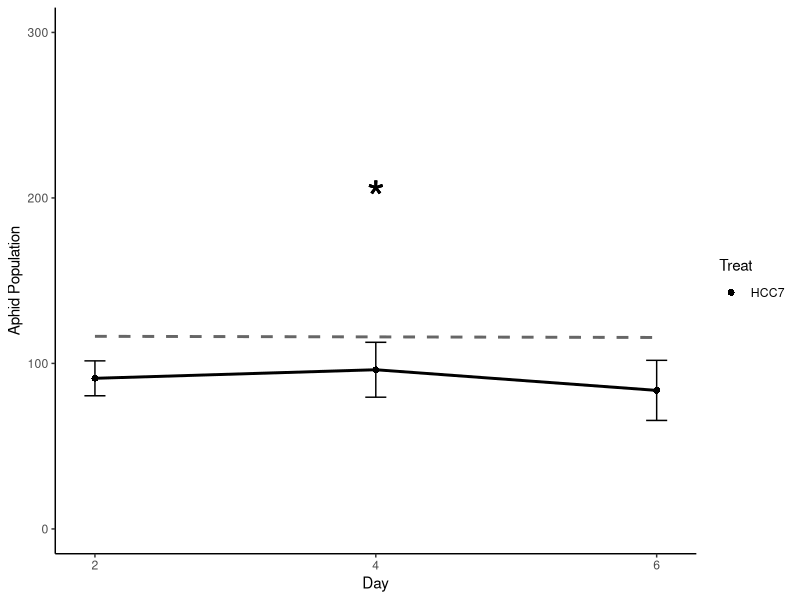
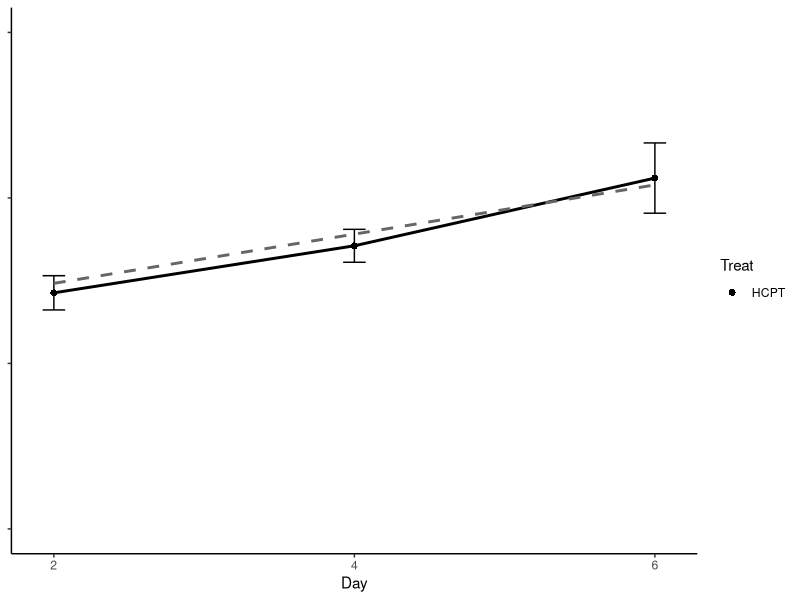
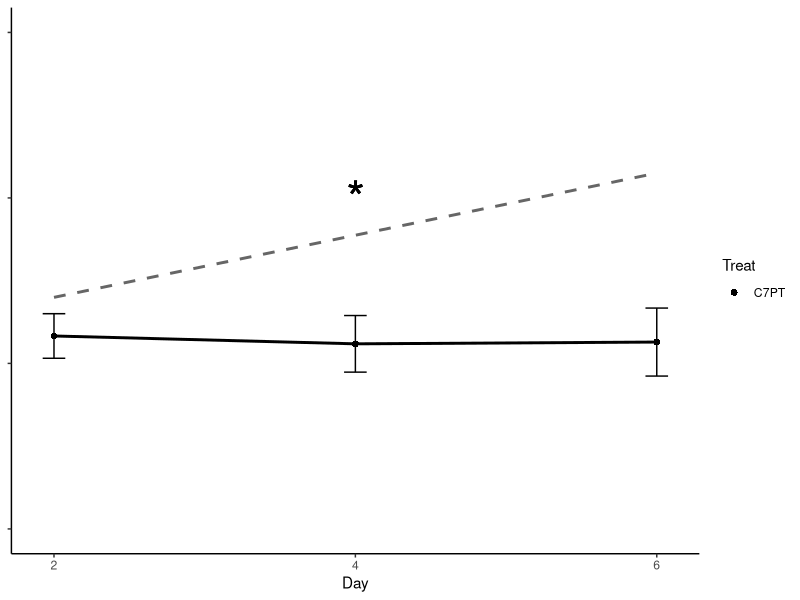
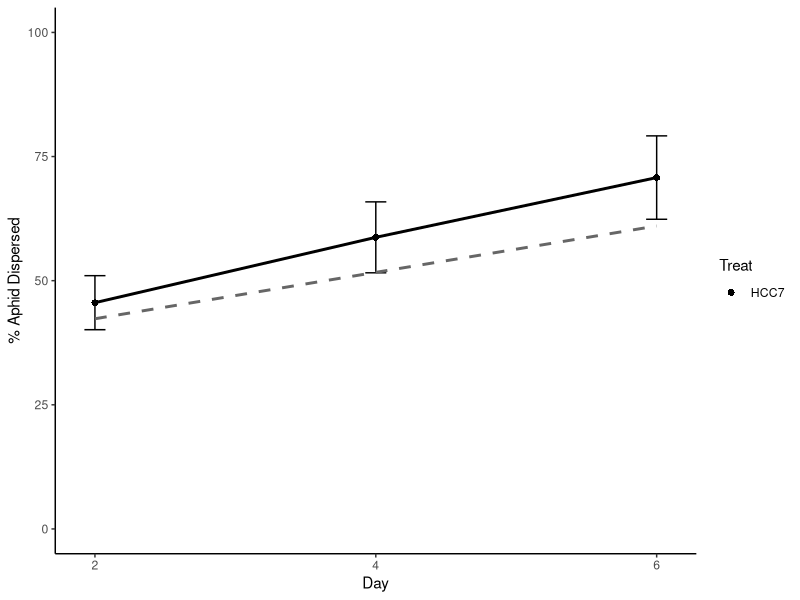
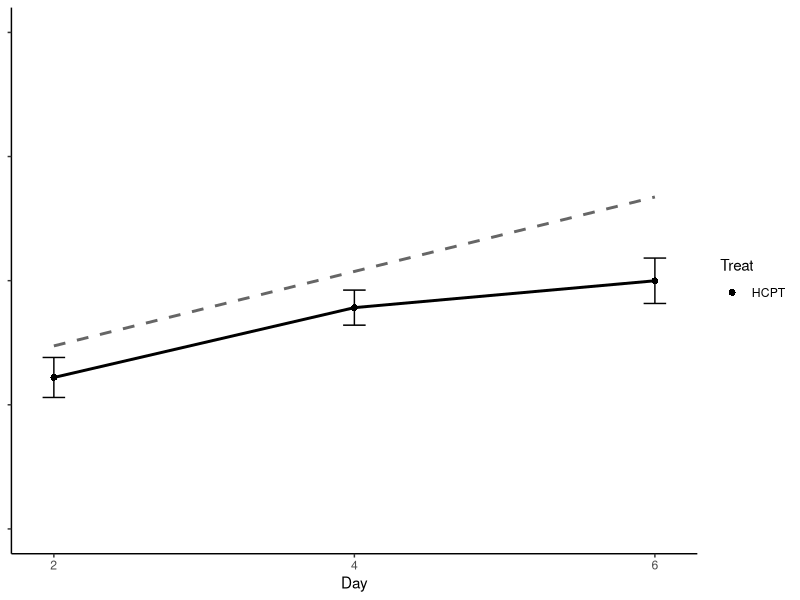
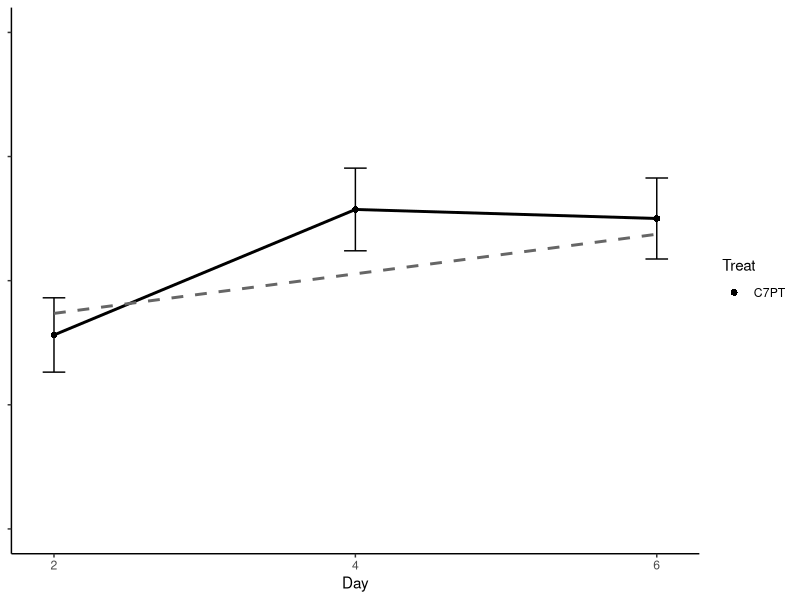
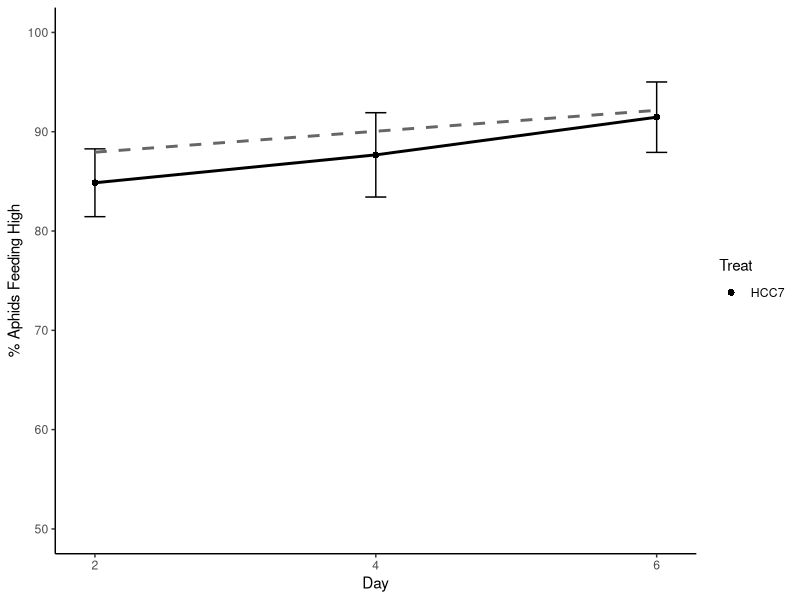
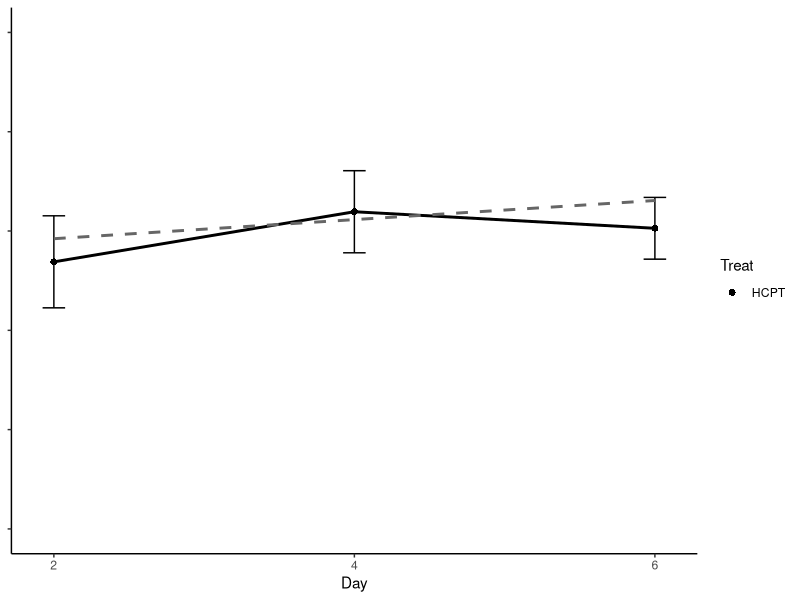

Here is the R script that generated these plots, in order:
# P Div Script for Expected Values to plot for aphid responses


library(tidyverse)
library(plotrix)
library(lme4)
library(car)
library(emmeans)
library(ggpubr)

basedata <- read.csv("../data/Pdiv_cleaned.csv", header = T, sep = ",")

basedata <- basedata %>% 
  mutate(proptop = if_else(Adtot == 0, nymtop,(((adtop*Adtot)+(nymtop*Nymtot))/Poptot)),
         offprop = (1-centprop))
head(basedata)

# 1/25/2021 New Test for values for expected lines
# Species Split time Data now
HCC7data.full <- basedata %>% 
  filter(Treat == "HCHC" | Treat == "C7C7" | Treat == "HCC7") %>% 
  dplyr::select(-addist,-nymdist,-centtot,centprop,-propcol)

HCPTdata.full <- basedata %>% 
  filter(Treat == "HCHC" | Treat == "PTPT" | Treat == "HCPT") %>% 
  dplyr::select(-addist,-nymdist,-centtot,centprop,-propcol)

C7PTdata.full <- basedata %>% 
  filter(Treat == "C7C7" | Treat == "PTPT" | Treat == "C7PT") %>% 
  dplyr::select(-addist,-nymdist,-centtot,centprop,-propcol)
# New Ben mini-function for expected data
exp_function <- function(data,pred12,pred1,pred2,value){
  
  # Calculate single species group averages and halve
  pred_halfsum_2 <- (mean((data %>% filter(Treat == pred1 & Day == 2))[,value])+
                       mean((data %>% filter(Treat == pred2& Day == 2))[,value]))/2
  
  pred_halfsum_4 <- (mean((data %>% filter(Treat == pred1 & Day == 4))[,value])+
                       mean((data %>% filter(Treat == pred2& Day == 4))[,value]))/2
  
  pred_halfsum_6 <- (mean((data %>% filter(Treat == pred1 & Day == 6))[,value])+
                       mean((data %>% filter(Treat == pred2& Day == 6))[,value]))/2
  
  full_frame <- data.frame(c(2,4,6), c(pred_halfsum_2,pred_halfsum_4,pred_halfsum_6))
  names(full_frame) <- c("Day", "response")
  return(full_frame)
 
}

HCC7popday <- exp_function(data = HCC7data.full,
                        pred12 = "HCC7", pred1 = "HCHC", pred2 = "C7C7", value = "Poptot")
HCPTpopday <- exp_function(data = HCPTdata.full, 
                        pred12 = "HCPT", pred1 = "HCHC", pred2 = "PTPT", value = "Poptot")
C7PTpopday <- exp_function(data = C7PTdata.full, 
                        pred12 = "C7PT", pred1 = "C7C7", pred2 = "PTPT", value = "Poptot")
HCC7popday
HCPTpopday
C7PTpopday

HCC7dispday <- exp_function(data = HCC7data.full,
                    pred12 = "HCC7", pred1 = "HCHC", pred2 = "C7C7", value = "offprop")
HCPTdispday <- exp_function(data = HCPTdata.full, 
                      pred12 = "HCPT", pred1 = "HCHC", pred2 = "PTPT", value = "offprop")
C7PTdispday <- exp_function(data = C7PTdata.full, 
                           pred12 = "C7PT", pred1 = "C7C7", pred2 = "PTPT", value = "offprop")
HCC7dispday
HCPTdispday
C7PTdispday

HCC7topday <- exp_function(data = HCC7data.full,
                            pred12 = "HCC7", pred1 = "HCHC", pred2 = "C7C7", value = "proptop")
HCPTtopday <- exp_function(data = HCPTdata.full, 
                            pred12 = "HCPT", pred1 = "HCHC", pred2 = "PTPT", value = "proptop")
C7PTtopday <- exp_function(data = C7PTdata.full, 
                            pred12 = "C7PT", pred1 = "C7C7", pred2 = "PTPT", value = "proptop")
HCC7topday
HCPTtopday
C7PTtopday

# Working on multi-panel expected vs observed results

pdiv_aphdata <- basedata %>% 
  group_by(Treat,Day) %>% 
  filter(!is.na(Adtot), !is.na(Nymtot),!is.na(adtop)) %>% 
  dplyr::summarize(mean_pop = mean(Adtot+Nymtot),popSE = std.error(Adtot+Nymtot),
                   mean_top = mean(proptop), topSE = std.error(proptop),
                   mean_disp = mean(offprop), dispSE = std.error(offprop))

pd = position_dodge(.1)
pdiv_aphdata$Treat = factor(pdiv_aphdata$Treat, levels = c("Control", "HCHC", "C7C7", "PTPT", "HCC7", "HCPT", "C7PT"))

# Pop
# If visualizing points is ever wanted (I think it's too busy)
# geom_point(data = HCC7data.full %>% filter(Treat == "HCC7"), aes(x = Day, y = Poptot)) +

HCC7pop_plot <- ggplot(pdiv_aphdata %>%  filter(Treat == "HCC7"), aes(x=Day, y=mean_pop)) +            
  geom_line(size = 1, position=pd) +
  geom_point(size = 2, position=pd, aes(shape = Treat)) + 
  geom_text(label = "*", aes(x = 4, y = 200), size = 12)+ # indicating significance according to LRT
  geom_errorbar(aes(ymin=mean_pop-popSE, ymax=mean_pop+popSE), width=.15, position = pd) +
  geom_smooth(mapping = aes(x = Day, y = response), data = HCC7popday, formula = y ~x, size = 1, color = "grey40", linetype = "dashed", method = "glm",se = F) +
  theme_classic() + ylim(0,300) + scale_x_continuous(breaks = c(2,4,6))+labs(y = "Aphid Population") 
HCC7pop_plot

HCPTpop_plot <- ggplot(pdiv_aphdata %>%  filter(Treat == "HCPT"), aes(x=Day, y=mean_pop)) +            
  geom_line(size = 1, position=pd) +
  geom_point(size = 2, position=pd, aes(shape = Treat)) +  
  geom_errorbar(aes(ymin=mean_pop-popSE, ymax=mean_pop+popSE), width=.15, position = pd) +
  geom_smooth(mapping = aes(x = Day, y = response), data = HCPTpopday, formula = y ~x, size = 1, color = "grey40", linetype = "dashed", method = "glm",se = F) +
  theme_classic() + ylim(0,300) + scale_x_continuous(breaks = c(2,4,6))+theme(axis.text.y = element_blank(),axis.title.y = element_blank())
HCPTpop_plot

C7PTpop_plot <- ggplot(pdiv_aphdata %>%  filter(Treat == "C7PT"), aes(x=Day, y=mean_pop)) +            
  geom_line(size = 1, position=pd) +
  geom_point(size = 2, position=pd, aes(shape = Treat)) +  
  geom_text(label = "*", aes(x = 4, y = 200), size = 12)+ # indicating significance according to LRT
  geom_errorbar(aes(ymin=mean_pop-popSE, ymax=mean_pop+popSE), width=.15, position = pd) +
  geom_smooth(mapping = aes(x = Day, y = response), data = C7PTpopday, formula = y ~x, size = 1, color = "grey40", linetype = "dashed", method = "glm",se = F) +
  theme_classic() + ylim(0,300) + scale_x_continuous(breaks = c(2,4,6))+theme(axis.text.y = element_blank(),axis.title.y = element_blank())
C7PTpop_plot


# Disp
HCC7disp_plot <- ggplot(pdiv_aphdata %>%  filter(Treat == "HCC7"), aes(x=Day, y=mean_disp*100)) +            
  geom_line(size = 1, position=pd) +
  geom_point(size = 2, position=pd, aes(shape = Treat)) +  
  geom_errorbar(aes(ymin=mean_disp*100-dispSE*100, ymax=mean_disp*100+dispSE*100), width=.15, position = pd) +
  geom_smooth(mapping = aes(x = Day, y = response*100), data = HCC7dispday, formula = y ~x, size = 1, color = "grey40", linetype = "dashed", method = "glm",se = F) +
  theme_classic() + ylim(0,100) + scale_x_continuous(breaks = c(2,4,6)) +labs(y = "% Aphid Dispersed")
HCC7disp_plot

HCPTdisp_plot <- ggplot(pdiv_aphdata %>%  filter(Treat == "HCPT"), aes(x=Day, y=mean_disp*100)) +            
  geom_line(size = 1, position=pd) +
  geom_point(size = 2, position=pd, aes(shape = Treat)) +  
  geom_errorbar(aes(ymin=mean_disp*100-dispSE*100, ymax=mean_disp*100+dispSE*100), width=.15, position = pd) +
  geom_smooth(mapping = aes(x = Day, y = response*100), data = HCPTdispday, formula = y ~x, size = 1, color = "grey40", linetype = "dashed", method = "glm",se = F) +
  theme_classic() + ylim(0,100) + scale_x_continuous(breaks = c(2,4,6)) +theme(axis.text.y = element_blank(),axis.title.y = element_blank())
HCPTdisp_plot

C7PTdisp_plot <- ggplot(pdiv_aphdata %>%  filter(Treat == "C7PT"), aes(x=Day, y=mean_disp*100)) +            
  geom_line(size = 1, position=pd) +
  geom_point(size = 2, position=pd, aes(shape = Treat)) +  
  geom_errorbar(aes(ymin=mean_disp*100-dispSE*100, ymax=mean_disp*100+dispSE*100), width=.15, position = pd) +
  geom_smooth(mapping = aes(x = Day, y = response*100), data = C7PTdispday, formula = y ~x, size = 1, color = "grey40", linetype = "dashed", method = "glm",se = F) +
  theme_classic() + ylim(0,100) + scale_x_continuous(breaks = c(2,4,6)) +theme(axis.text.y = element_blank(),axis.title.y = element_blank())
C7PTdisp_plot


# top
HCC7top_plot <- ggplot(pdiv_aphdata %>%  filter(Treat == "HCC7"), aes(x=Day, y=mean_top*100)) +            
  geom_line(size = 1, position=pd) +
  geom_point(size = 2, position=pd, aes(shape = Treat)) +  
  geom_errorbar(aes(ymin=mean_top*100-topSE*100, ymax=mean_top*100+topSE*100), width=.15, position = pd) +
  geom_smooth(mapping = aes(x = Day, y = response*100), data = HCC7topday, formula = y ~x, size = 1, color = "grey40", linetype = "dashed", method = "glm",se = F) +
  theme_classic() + ylim(50,100) + scale_x_continuous(breaks = c(2,4,6)) +labs(y = "% Aphids Feeding High")
HCC7top_plot

HCPTtop_plot <- ggplot(pdiv_aphdata %>%  filter(Treat == "HCPT"), aes(x=Day, y=mean_top*100)) +            
  geom_line(size = 1, position=pd) +
  geom_point(size = 2, position=pd, aes(shape = Treat)) +  
  geom_errorbar(aes(ymin=mean_top*100-topSE*100, ymax=mean_top*100+topSE*100), width=.15, position = pd) +
  geom_smooth(mapping = aes(x = Day, y = response*100), data = HCPTtopday, formula = y ~x, size = 1, color = "grey40", linetype = "dashed", method = "glm",se = F) +
  theme_classic() + ylim(50,100) + scale_x_continuous(breaks = c(2,4,6)) +theme(axis.text.y = element_blank(),axis.title.y = element_blank())
HCPTtop_plot

C7PTtop_plot <- ggplot(pdiv_aphdata %>%  filter(Treat == "C7PT"), aes(x=Day, y=mean_top*100)) +            
  geom_line(size = 1, position=pd) +
  geom_point(size = 2, position=pd, aes(shape = Treat)) +  
  geom_errorbar(aes(ymin=mean_top*100-topSE*100, ymax=mean_top*100+topSE*100), width=.15, position = pd) +
  geom_smooth(mapping = aes(x = Day, y = response*100), data = C7PTtopday, formula = y ~x, size = 1, color = "grey40", linetype = "dashed", method = "glm",se = F) +
  theme_classic() + ylim(50,100) + scale_x_continuous(breaks = c(2,4,6)) +theme(axis.text.y = element_blank(),axis.title.y = element_blank())
C7PTtop_plot

obs_exp_figure <- ggarrange(
HCC7pop_plot,HCPTpop_plot,C7PTpop_plot,
HCC7disp_plot,HCPTdisp_plot,C7PTdisp_plot,
HCC7top_plot,HCPTtop_plot,C7PTtop_plot,
ncol = 3, nrow = 3, legend = "none", common.legend = T, align = "v",
labels = c("HCC7","HCPT", "C7PT","HCC7","HCPT", "C7PT","HCC7","HCPT", "C7PT"),
hjust = -1.5, vjust = 11, font.label = list(size = 12))

ggsave("../Figures/Figure_S1.png", obs_exp_figure, width = 9, height = 6) 



# With Control Line Added 
# RUN THESE TWO SEPARATELY!!!!

# Pop
# If visualizing points is ever wanted (I think it's too busy)
# geom_point(data = HCC7data.full %>% filter(Treat == "HCC7"), aes(x = Day, y = Poptot)) +

HCC7pop_plot <- ggplot(pdiv_aphdata %>%  filter(Treat == "HCC7"), aes(x=Day, y=mean_pop)) +            
  geom_line(size = 1, position=pd) +
  geom_point(size = 2, position=pd, aes(shape = Treat)) + 
  geom_errorbar(aes(ymin=mean_pop-popSE, ymax=mean_pop+popSE), width=.15, position = pd) +
  geom_smooth(mapping = aes(x = Day, y = response), data = HCC7popday, formula = y ~x, size = 1, color = "grey40", linetype = "dashed", method = "glm",se = F) +
  theme_classic() + ylim(0,400) + scale_x_continuous(breaks = c(2,4,6))+labs(y = "Aphid Population") +
  geom_line(data = pdiv_aphdata %>% filter(Treat == "Control"), aes(x=Day, y = mean_pop ),color = "grey60")+
  geom_point(data = pdiv_aphdata %>% filter(Treat == "Control"), size = 2, position=pd, aes(x=Day, y = mean_pop),color = "grey60") + 
  geom_errorbar(data = pdiv_aphdata %>% filter(Treat == "Control"), aes(ymin=mean_pop-popSE, ymax=mean_pop+popSE), width=.15, position = pd,color = "grey60")


HCC7pop_plot

HCPTpop_plot <- ggplot(pdiv_aphdata %>%  filter(Treat == "HCPT"), aes(x=Day, y=mean_pop)) +            
  geom_line(size = 1, position=pd) +
  geom_point(size = 2, position=pd, aes(shape = Treat)) +  
  geom_errorbar(aes(ymin=mean_pop-popSE, ymax=mean_pop+popSE), width=.15, position = pd) +
  geom_smooth(mapping = aes(x = Day, y = response), data = HCPTpopday, formula = y ~x, size = 1, color = "grey40", linetype = "dashed", method = "glm",se = F) +
  theme_classic() + ylim(0,400) + scale_x_continuous(breaks = c(2,4,6))+theme(axis.text.y = element_blank(),axis.title.y = element_blank())+
  geom_line(data = pdiv_aphdata %>% filter(Treat == "Control"), aes(x=Day, y = mean_pop ),color = "grey60")+
  geom_point(data = pdiv_aphdata %>% filter(Treat == "Control"), size = 2, position=pd, aes(x=Day, y = mean_pop),color = "grey60") + 
  geom_errorbar(data = pdiv_aphdata %>% filter(Treat == "Control"), aes(ymin=mean_pop-popSE, ymax=mean_pop+popSE), width=.15, position = pd,color = "grey60")

HCPTpop_plot

C7PTpop_plot <- ggplot(pdiv_aphdata %>%  filter(Treat == "C7PT"), aes(x=Day, y=mean_pop)) +            
  geom_line(size = 1, position=pd) +
  geom_point(size = 2, position=pd, aes(shape = Treat)) +  
  geom_errorbar(aes(ymin=mean_pop-popSE, ymax=mean_pop+popSE), width=.15, position = pd) +
  geom_smooth(mapping = aes(x = Day, y = response), data = C7PTpopday, formula = y ~x, size = 1, color = "grey40", linetype = "dashed", method = "glm",se = F) +
  theme_classic() + ylim(0,400) + scale_x_continuous(breaks = c(2,4,6))+theme(axis.text.y = element_blank(),axis.title.y = element_blank())+
  geom_line(data = pdiv_aphdata %>% filter(Treat == "Control"), aes(x=Day, y = mean_pop ),color = "grey60")+
  geom_point(data = pdiv_aphdata %>% filter(Treat == "Control"), size = 2, position=pd, aes(x=Day, y = mean_pop),color = "grey60") + 
  geom_errorbar(data = pdiv_aphdata %>% filter(Treat == "Control"), aes(ymin=mean_pop-popSE, ymax=mean_pop+popSE), width=.15, position = pd,color = "grey60")

C7PTpop_plot


# Disp
HCC7disp_plot <- ggplot(pdiv_aphdata %>%  filter(Treat == "HCC7"), aes(x=Day, y=mean_disp*100)) +            
  geom_line(size = 1, position=pd) +
  geom_point(size = 2, position=pd, aes(shape = Treat)) +  
  geom_errorbar(aes(ymin=mean_disp*100-dispSE*100, ymax=mean_disp*100+dispSE*100), width=.15, position = pd) +
  geom_smooth(mapping = aes(x = Day, y = response*100), data = HCC7dispday, formula = y ~x, size = 1, color = "grey40", linetype = "dashed", method = "glm",se = F) +
  theme_classic() + ylim(0,100) + scale_x_continuous(breaks = c(2,4,6)) +labs(y = "% Aphid Dispersed") +
  geom_line(data = pdiv_aphdata %>% filter(Treat == "Control"), aes(x=Day, y = mean_disp*100 ),color = "grey60")+
  geom_point(data = pdiv_aphdata %>% filter(Treat == "Control"), size = 2, position=pd, aes(x=Day, y = mean_disp*100),color = "grey60") + 
  geom_errorbar(data = pdiv_aphdata %>% filter(Treat == "Control"), aes(ymin=mean_disp*100-dispSE*100, ymax=mean_disp*100+dispSE*100), width=.15, position = pd,color = "grey60")
HCC7disp_plot

HCPTdisp_plot <- ggplot(pdiv_aphdata %>%  filter(Treat == "HCPT"), aes(x=Day, y=mean_disp*100)) +            
  geom_line(size = 1, position=pd) +
  geom_point(size = 2, position=pd, aes(shape = Treat)) +  
  geom_errorbar(aes(ymin=mean_disp*100-dispSE*100, ymax=mean_disp*100+dispSE*100), width=.15, position = pd) +
  geom_smooth(mapping = aes(x = Day, y = response*100), data = HCPTdispday, formula = y ~x, size = 1, color = "grey40", linetype = "dashed", method = "glm",se = F) +
  theme_classic() + ylim(0,100) + scale_x_continuous(breaks = c(2,4,6)) +theme(axis.text.y = element_blank(),axis.title.y = element_blank())+
  geom_line(data = pdiv_aphdata %>% filter(Treat == "Control"), aes(x=Day, y = mean_disp*100 ),color = "grey60")+
  geom_point(data = pdiv_aphdata %>% filter(Treat == "Control"), size = 2, position=pd, aes(x=Day, y = mean_disp*100),color = "grey60") + 
  geom_errorbar(data = pdiv_aphdata %>% filter(Treat == "Control"), aes(ymin=mean_disp*100-dispSE*100, ymax=mean_disp*100+dispSE*100), width=.15, position = pd,color = "grey60")
HCPTdisp_plot

C7PTdisp_plot <- ggplot(pdiv_aphdata %>%  filter(Treat == "C7PT"), aes(x=Day, y=mean_disp*100)) +            
  geom_line(size = 1, position=pd) +
  geom_point(size = 2, position=pd, aes(shape = Treat)) +  
  geom_errorbar(aes(ymin=mean_disp*100-dispSE*100, ymax=mean_disp*100+dispSE*100), width=.15, position = pd) +
  geom_smooth(mapping = aes(x = Day, y = response*100), data = C7PTdispday, formula = y ~x, size = 1, color = "grey40", linetype = "dashed", method = "glm",se = F) +
  theme_classic() + ylim(0,100) + scale_x_continuous(breaks = c(2,4,6)) +theme(axis.text.y = element_blank(),axis.title.y = element_blank())+
  geom_line(data = pdiv_aphdata %>% filter(Treat == "Control"), aes(x=Day, y = mean_disp*100 ),color = "grey60")+
  geom_point(data = pdiv_aphdata %>% filter(Treat == "Control"), size = 2, position=pd, aes(x=Day, y = mean_disp*100),color = "grey60") + 
  geom_errorbar(data = pdiv_aphdata %>% filter(Treat == "Control"), aes(ymin=mean_disp*100-dispSE*100, ymax=mean_disp*100+dispSE*100), width=.15, position = pd,color = "grey60")
C7PTdisp_plot


# top
HCC7top_plot <- ggplot(pdiv_aphdata %>%  filter(Treat == "HCC7"), aes(x=Day, y=mean_top*100)) +            
  geom_line(size = 1, position=pd) +
  geom_point(size = 2, position=pd, aes(shape = Treat)) +  
  geom_errorbar(aes(ymin=mean_top*100-topSE*100, ymax=mean_top*100+topSE*100), width=.15, position = pd) +
  geom_smooth(mapping = aes(x = Day, y = response*100), data = HCC7topday, formula = y ~x, size = 1, color = "grey40", linetype = "dashed", method = "glm",se = F) +
  theme_classic() + ylim(50,100) + scale_x_continuous(breaks = c(2,4,6)) +labs(y = "% Aphids Feeding High")+
  geom_line(data = pdiv_aphdata %>% filter(Treat == "Control"), aes(x=Day, y = mean_top*100 ),color = "grey60")+
  geom_point(data = pdiv_aphdata %>% filter(Treat == "Control"), size = 2, position=pd, aes(x=Day, y = mean_top*100),color = "grey60") + 
  geom_errorbar(data = pdiv_aphdata %>% filter(Treat == "Control"), aes(ymin=mean_top*100-topSE*100, ymax=mean_top*100+topSE*100), width=.15, position = pd,color = "grey60")
HCC7top_plot

HCPTtop_plot <- ggplot(pdiv_aphdata %>%  filter(Treat == "HCPT"), aes(x=Day, y=mean_top*100)) +            
  geom_line(size = 1, position=pd) +
  geom_point(size = 2, position=pd, aes(shape = Treat)) +  
  geom_errorbar(aes(ymin=mean_top*100-topSE*100, ymax=mean_top*100+topSE*100), width=.15, position = pd) +
  geom_smooth(mapping = aes(x = Day, y = response*100), data = HCPTtopday, formula = y ~x, size = 1, color = "grey40", linetype = "dashed", method = "glm",se = F) +
  theme_classic() + ylim(50,100) + scale_x_continuous(breaks = c(2,4,6)) +theme(axis.text.y = element_blank(),axis.title.y = element_blank())+
  geom_line(data = pdiv_aphdata %>% filter(Treat == "Control"), aes(x=Day, y = mean_top*100 ),color = "grey60")+
  geom_point(data = pdiv_aphdata %>% filter(Treat == "Control"), size = 2, position=pd, aes(x=Day, y = mean_top*100),color = "grey60") + 
  geom_errorbar(data = pdiv_aphdata %>% filter(Treat == "Control"), aes(ymin=mean_top*100-topSE*100, ymax=mean_top*100+topSE*100), width=.15, position = pd,color = "grey60")
HCPTtop_plot

C7PTtop_plot <- ggplot(pdiv_aphdata %>%  filter(Treat == "C7PT"), aes(x=Day, y=mean_top*100)) +            
  geom_line(size = 1, position=pd) +
  geom_point(size = 2, position=pd, aes(shape = Treat)) +  
  geom_errorbar(aes(ymin=mean_top*100-topSE*100, ymax=mean_top*100+topSE*100), width=.15, position = pd) +
  geom_smooth(mapping = aes(x = Day, y = response*100), data = C7PTtopday, formula = y ~x, size = 1, color = "grey40", linetype = "dashed", method = "glm",se = F) +
  theme_classic() + ylim(50,100) + scale_x_continuous(breaks = c(2,4,6)) +theme(axis.text.y = element_blank(),axis.title.y = element_blank())+
  geom_line(data = pdiv_aphdata %>% filter(Treat == "Control"), aes(x=Day, y = mean_top*100 ),color = "grey60")+
  geom_point(data = pdiv_aphdata %>% filter(Treat == "Control"), size = 2, position=pd, aes(x=Day, y = mean_top*100),color = "grey60") + 
  geom_errorbar(data = pdiv_aphdata %>% filter(Treat == "Control"), aes(ymin=mean_top*100-topSE*100, ymax=mean_top*100+topSE*100), width=.15, position = pd,color = "grey60")
C7PTtop_plot

obs_exp_figure_controls <- ggarrange(
  HCC7pop_plot,HCPTpop_plot,C7PTpop_plot,
  HCC7disp_plot,HCPTdisp_plot,C7PTdisp_plot,
  HCC7top_plot,HCPTtop_plot,C7PTtop_plot,
  ncol = 3, nrow = 3, legend = "none", common.legend = T, align = "v",
  labels = c("HC:C7","HC:PT", "C7:PT","HC:C7","HC:PT", "C7:PT","HC:C7","HC:PT", "C7:PT"),
  hjust = -1.5, vjust = 11.5, font.label = list(size = 12))

ggsave("../obs_exp_figure_controls.png", obs_exp_figure_controls, width = 9, height = 6) 
